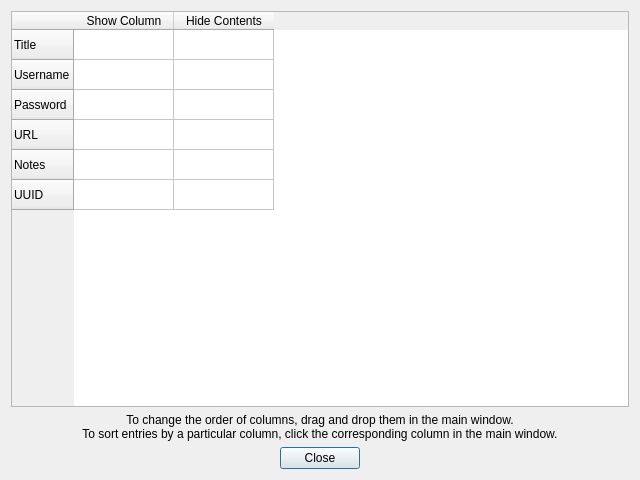
<?xml version="1.0" encoding="UTF-8"?>
<ui version="4.0">
 <class>ConfigureColumnsDialog</class>
 <widget class="QDialog" name="ConfigureColumnsDialog">
  <property name="geometry">
   <rect>
    <x>0</x>
    <y>0</y>
    <width>640</width>
    <height>480</height>
   </rect>
  </property>
  <property name="windowTitle">
   <string>Configure Columns</string>
  </property>
  <layout class="QVBoxLayout" name="verticalLayout">
   <item>
    <widget class="QTableWidget" name="tableWidget">
     <row>
      <property name="text">
       <string>Title</string>
      </property>
     </row>
     <row>
      <property name="text">
       <string>Username</string>
      </property>
     </row>
     <row>
      <property name="text">
       <string>Password</string>
      </property>
     </row>
     <row>
      <property name="text">
       <string>URL</string>
      </property>
     </row>
     <row>
      <property name="text">
       <string>Notes</string>
      </property>
     </row>
     <row>
      <property name="text">
       <string>UUID</string>
      </property>
     </row>
     <column>
      <property name="text">
       <string>Show Column</string>
      </property>
     </column>
     <column>
      <property name="text">
       <string>Hide Contents</string>
      </property>
     </column>
     <item row="0" column="0">
      <property name="text">
       <string/>
      </property>
     </item>
     <item row="0" column="1">
      <property name="text">
       <string/>
      </property>
     </item>
     <item row="3" column="0">
      <property name="text">
       <string/>
      </property>
     </item>
     <item row="3" column="1">
      <property name="text">
       <string/>
      </property>
     </item>
    </widget>
   </item>
   <item>
    <widget class="QLabel" name="orderInfoLabel">
     <property name="text">
      <string>To change the order of columns, drag and drop them in the main window.
To sort entries by a particular column, click the corresponding column in the main window.</string>
     </property>
     <property name="alignment">
      <set>Qt::AlignCenter</set>
     </property>
    </widget>
   </item>
   <item>
    <widget class="QDialogButtonBox" name="buttonBox">
     <property name="orientation">
      <enum>Qt::Horizontal</enum>
     </property>
     <property name="standardButtons">
      <set>QDialogButtonBox::Close</set>
     </property>
     <property name="centerButtons">
      <bool>true</bool>
     </property>
    </widget>
   </item>
  </layout>
 </widget>
 <tabstops>
  <tabstop>tableWidget</tabstop>
  <tabstop>buttonBox</tabstop>
 </tabstops>
 <resources/>
 <connections>
  <connection>
   <sender>buttonBox</sender>
   <signal>accepted()</signal>
   <receiver>ConfigureColumnsDialog</receiver>
   <slot>accept()</slot>
   <hints>
    <hint type="sourcelabel">
     <x>257</x>
     <y>470</y>
    </hint>
    <hint type="destinationlabel">
     <x>157</x>
     <y>274</y>
    </hint>
   </hints>
  </connection>
  <connection>
   <sender>buttonBox</sender>
   <signal>rejected()</signal>
   <receiver>ConfigureColumnsDialog</receiver>
   <slot>reject()</slot>
   <hints>
    <hint type="sourcelabel">
     <x>325</x>
     <y>470</y>
    </hint>
    <hint type="destinationlabel">
     <x>286</x>
     <y>274</y>
    </hint>
   </hints>
  </connection>
  <connection>
   <sender>tableWidget</sender>
   <signal>itemChanged(QTableWidgetItem*)</signal>
   <receiver>ConfigureColumnsDialog</receiver>
   <slot>tableItemChanged(QTableWidgetItem*)</slot>
   <hints>
    <hint type="sourcelabel">
     <x>157</x>
     <y>134</y>
    </hint>
    <hint type="destinationlabel">
     <x>760</x>
     <y>177</y>
    </hint>
   </hints>
  </connection>
 </connections>
 <slots>
  <slot>tableItemChanged(QTableWidgetItem*)</slot>
 </slots>
</ui>
